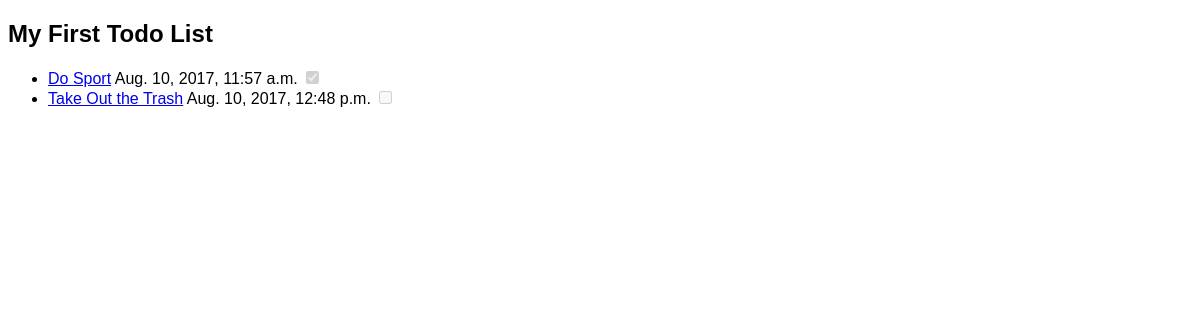
/todos/1/, run on an earlier commit of the app's database.
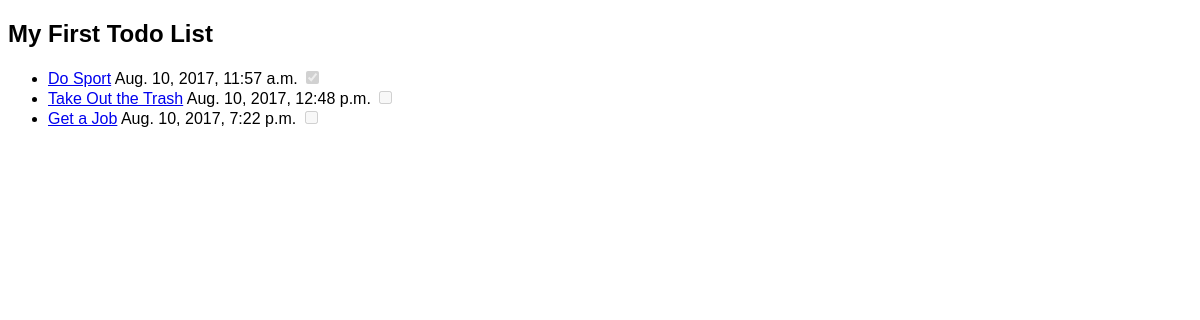
And on a later commit of the database.
### todos/models.py (models this page shows, shortened)
class TodoList(models.Model):
    name = models.CharField(max_length=60)
    created_at = models.DateTimeField(auto_now_add=True)
    order = models.IntegerField(default=0)
    class Meta:
        ordering = ["order",]

class Item(models.Model):
    name = models.CharField(max_length=60)
    description = models.TextField(default="")
    created_at = models.DateTimeField(auto_now_add=True)
    completed = models.BooleanField(default=False)
    order = models.IntegerField(default=0)
    todo_list = models.ForeignKey(TodoList)
    class Meta:
        ordering = ["order",]

### todos/views.py (the view)
# urls.py: url(r"^(?P<todo_list_pk>\d+)/$", views.todo_list_detail, name="todo_list_detail"),
def todo_list_detail(request, todo_list_pk):
    todo_list = get_object_or_404(TodoList, pk=todo_list_pk)
    return render(request, "todos/todo_list_detail.html", {"todo_list": todo_list})

### todos/templates/todos/todo_list_detail.html (shortened to what this page needs)
{% extends "layout.html" %}
{% block content %}
    <h2>{{ todo_list.name }}</h2>
    <ul>
        {% for item in todo_list.item_set.all %}
            <li>
                <a href="{% url 'todos:item_detail' todo_list_pk=todo_list.pk item_pk=item.pk %}">{{ item.name }}</a>
                {{ item.created_at }}
                {% if item.completed %}
                    <input type="checkbox" checked="checked" disabled="disabled"/>
                {% else %}
                    <input type="checkbox" disabled="disabled"/>
                {% endif %}
            </li>
        {% endfor %}
    </ul>
{% endblock %}

### templates/layout.html (shortened to what this page needs)
{% load static from staticfiles %}
<!DOCTYPE html>
<html lang="en">
<head>
    <link rel="stylesheet" href="{% static 'css/layout.css' %}"/>
</head>
<body>
{% block content %} {% endblock %}
</body>
</html>

### assets/css/layout.css (style rules this page uses)
body { font-family: sans-serif; }

What changed in the data, as far as the page shows it:
added Item: name "Get a Job", created_at "Aug. 10, 2017, 7:22 p.m."
